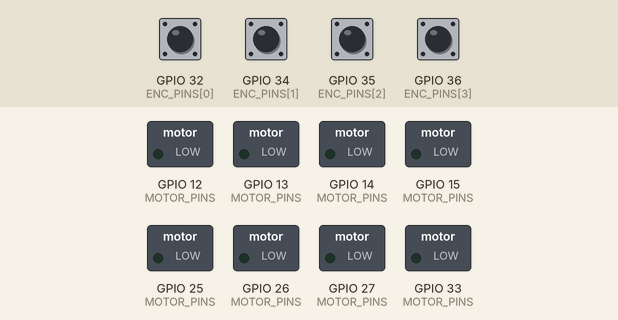
A program run on a simulated ESP32. On the bench: switched loads named in the program (green lamp = pin HIGH). The test bench sets the inputs (shaded band); at power-on: GPIO 32 (ENC_PINS[0]), GPIO 34 (ENC_PINS[1]), GPIO 35 (ENC_PINS[2]), GPIO 36 (ENC_PINS[3]) HIGH. What the program prints to the serial monitor is not drawn.

Above: at 0.1 s.
At 5.6 s:
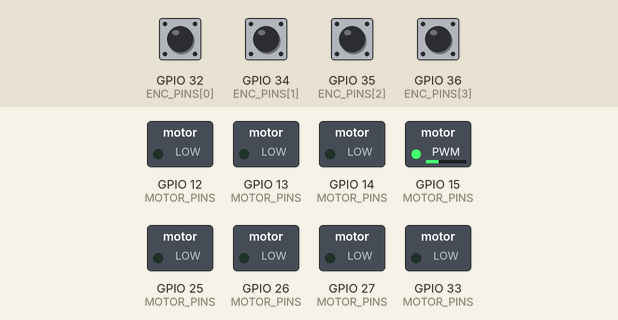
At 9.3 s:
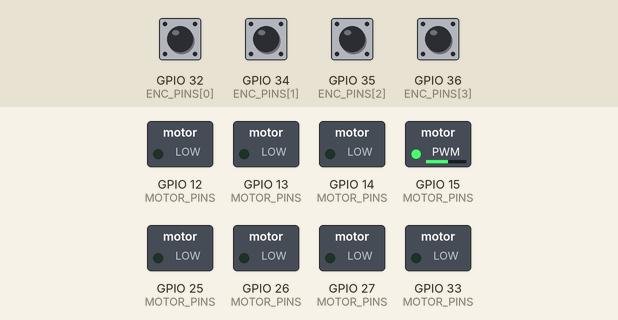
At 18.8 s:
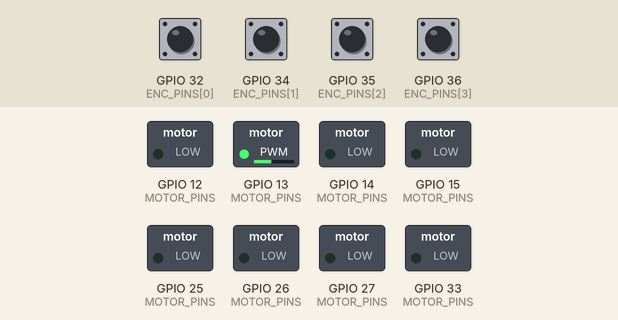
At 28.3 s:
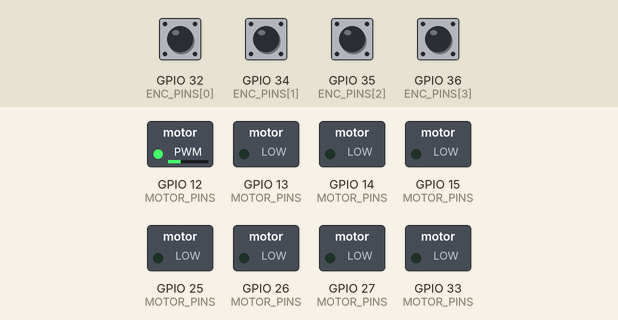
At 37.5 s:
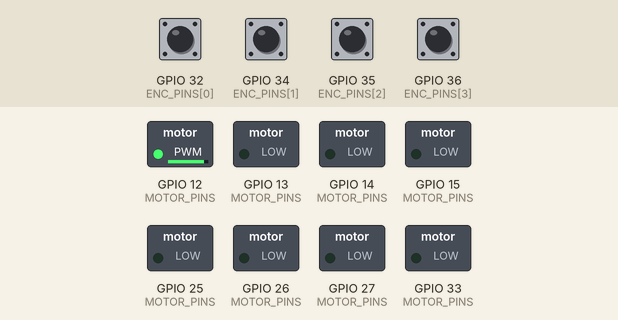
Timing chart, 0 to 40.0 s (numbered marks = the images above):
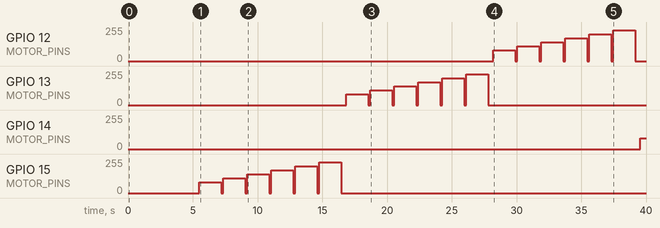

Measured:
- by itself, GPIO 14 (MOTOR_PINS): 0/255 → 80/255 at 39.6 s
- by itself, GPIO 15 (MOTOR_PINS): 0/255 → 80/255 at 5.5 s, → 0/255 1.7 s later, → 110/255 0.15 s later, → 0/255 1.7 s later, … (12 changes in this stretch)
- by itself, GPIO 12 (MOTOR_PINS): 0/255 → 80/255 at 28.2 s, → 0/255 1.7 s later, → 110/255 0.15 s later, → 0/255 1.7 s later, … (12 changes in this stretch)

The program:

main.cpp
```cpp
/*
 * 麦轮小车 —— K_PWM 标定 (轮速 -> PWM 比例系数)
 *
 * 模型：施加占空比 = K_PWM * ω + 死区    =>  K_PWM = (duty - DZ) / ω
 *
 * 方法：对每个轮、每个方向，在若干固定占空比下让轮子空转，
 *       待转速稳定后，用编码器在固定时间窗内计脉冲，算出 ω (rad/s)。
 *       输出 (duty, ω) 数据点，供线性拟合 duty = K*ω + DZ。
 *
 * 已知（实测）：
 *   编码器仅 A 相，CHANGE 双边沿：C_1rev = FL1276 FR1270 DL1276 DR1274
 *   死区：DZ_POS = 40,48,56,44   DZ_NEG = 52,48,68,60
 *   前进方向符号：FL/DL = -1, FR/DR = +1
 *
 * 前提：小车已悬空（轮子可自由转），电机电源已接。
 * 复位后 5 秒开始（留时间给串口抓取）。
 */

#include <Arduino.h>

static const char* WNAME[4] = {"FL", "FR", "DL", "DR"};

static const int MOTOR_PINS[4][2] = {
  {13, 15},  // FL
  {12, 14},  // FR
  {27, 26},  // DL
  {25, 33},  // DR
};
static const int ENC_PINS[4] = {32, 34, 35, 36};
static const int FWD_SIGN[4] = {-1, +1, -1, +1};

static const float C1REV[4] = {1276, 1270, 1276, 1274};

static const int PWM_FREQ = 1000;
static const int PWM_RES  = 8;

// 测试点：占空比（都明显高于最大死区 68）
static const int DUTY[6] = {80, 110, 140, 170, 200, 230};
static const int ND = 6;

static const int SPINUP_MS = 700;   // 换挡后等转速稳定
static const int MEAS_MS   = 1000;  // 计脉冲窗口

// ---------------- 编码器 ----------------
volatile long enc[4] = {0, 0, 0, 0};
void IRAM_ATTR isr0() { enc[0]++; }
void IRAM_ATTR isr1() { enc[1]++; }
void IRAM_ATTR isr2() { enc[2]++; }
void IRAM_ATTR isr3() { enc[3]++; }
static void (*ISRFN[4])() = {isr0, isr1, isr2, isr3};

static long readEnc(int w)  { noInterrupts(); long v = enc[w]; interrupts(); return v; }
static void clearEnc(int w) { noInterrupts(); enc[w] = 0;  interrupts(); }

// ---------------- 电机 ----------------
static void setupMotors() {
  for (int i = 0; i < 4; i++) {
    ledcSetup(i * 2,     PWM_FREQ, PWM_RES);
    ledcSetup(i * 2 + 1, PWM_FREQ, PWM_RES);
    ledcAttachPin(MOTOR_PINS[i][0], i * 2);
    ledcAttachPin(MOTOR_PINS[i][1], i * 2 + 1);
    ledcWrite(i * 2, 0);
    ledcWrite(i * 2 + 1, 0);
  }
}
static void setMotor(int w, int duty) {
  duty = constrain(duty, -255, 255);
  if (duty >= 0) { ledcWrite(w * 2, duty); ledcWrite(w * 2 + 1, 0);     }
  else           { ledcWrite(w * 2, 0);    ledcWrite(w * 2 + 1, -duty); }
}
static void stopAll() { for (int i = 0; i < 4; i++) setMotor(i, 0); }

// ---------------- 标定 ----------------
static void runTest() {
  Serial.println("\n\n########## K_PWM 标定 ##########");
  Serial.println("DATA 轮 方向 duty counts dtMs omega(rad/s)");

  for (int w = 0; w < 4; w++) {
    for (int s = 0; s < 2; s++) {
      int dir = (s == 0) ? +1 : -1;         // +1=前进, -1=后退
      for (int k = 0; k < ND; k++) {
        int d = DUTY[k];
        setMotor(w, dir * FWD_SIGN[w] * d);
        delay(SPINUP_MS);

        clearEnc(w);
        unsigned long t0 = millis();
        delay(MEAS_MS);
        long c = readEnc(w);
        unsigned long dt = millis() - t0;
        setMotor(w, 0);

        float rev   = (float)c / C1REV[w];
        float omega = rev * 2.0f * PI / (dt / 1000.0f);

        Serial.printf("DATA %s %s %3d %6ld %4lu %.4f\n",
                      WNAME[w], dir > 0 ? "F" : "R", d, c, dt, omega);
        delay(150);
      }
      stopAll();
      delay(250);
    }
  }
  stopAll();
  Serial.println("########## DONE ##########");
}

void setup() {
  Serial.begin(115200);
  setupMotors();               // 先把电机脚驱动为 0
  stopAll();
  for (int i = 0; i < 4; i++) {
    pinMode(ENC_PINS[i], INPUT_PULLUP);
    attachInterrupt(digitalPinToInterrupt(ENC_PINS[i]), ISRFN[i], CHANGE);
  }
  delay(500);
  Serial.println("\n\n=== K_PWM 标定程序 ===");
  Serial.println("5 秒后开始，请勿触碰小车（轮子需空转）...");
  delay(5000);
  runTest();
}

void loop() {
  if (Serial.available()) {
    char c = Serial.read();
    while (Serial.available()) Serial.read();
    if (c == 'r' || c == 'R') runTest();
    else if (c == 's' || c == 'S') { stopAll(); Serial.println("[stop]"); }
  }
}
```
